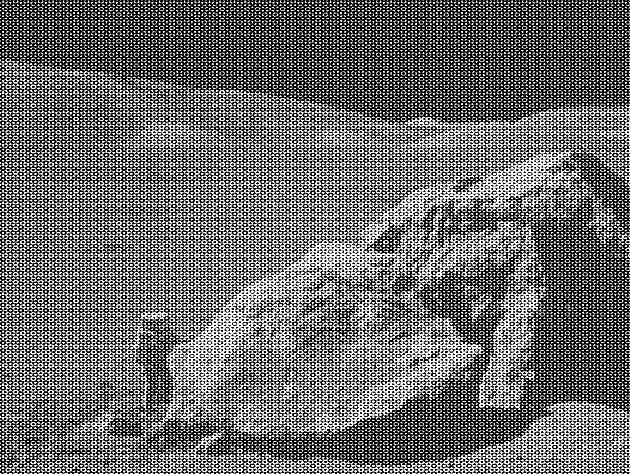
#> input picture Tasks/moonlanding.png, 630 x 474 px; its folder holds only this picture in this run
$ jupyter execute --allow-errors Algorithms.ipynb   (shell and % lines are left out)
#> lines starting #> are read from the running program, lines starting #| are printed output that depends on the picture
1\. **Maximum wind speed prediction at the Sprogø station**

The exercise goal is to predict the maximum wind speed occurring every 50 years even if no measure exists for such a period. The available data are only measured over 21 years at the Sprogø meteorological station located in Denmark.

The annual maxima are supposed to fit a normal probability density function. However such function is not going to be estimated because it gives a probability from a wind speed maxima. Finding the maximum wind speed occurring every 50 years requires the opposite approach, the result needs to be found from a defined probability. That is the quantile function role and the exercise goal will be to find it. In the current model, it is supposed that the maximum wind speed occurring every 50 years is defined as the upper 2% quantile.

By definition, the quantile function is the inverse of the cumulative distribution function. The latter describes the probability distribution of an annual maxima. In the exercise, the cumulative probability $p_i$ for a given year i is defined as $p_i = i/(N+1)$ with $N = 21$, the number of measured years. Thus it will be possible to calculate the cumulative probability of every measured wind speed maxima. From those experimental points, the scipy.interpolate module will be very useful for fitting the quantile function. Finally the 50 years maxima is going to be evaluated from the cumulative probability of the 2% quantile.

Practically, load the dataset:

```python
import numpy as np
max_speeds = np.load('max-speeds.npy')
years_nb = max_speeds.shape[0]
```

Compute then the cumulative probability $p_i$ (`cprob`) and sort the maximum speeds from the data. Use then the  UnivariateSpline from scipy.interpolate to define a quantile function and thus estimate the probabilities.

In the current model, the maximum wind speed occurring every 50 years is defined as the upper 2% quantile. As a result, the cumulative probability value will be:

```python
fifty_prob = 1. - 0.02
```

So the storm wind speed occurring every 50 years can be guessed as:

``` python
fifty_wind = quantile_func(fifty_prob)
```

[cell 1]
import numpy as np
from scipy.interpolate import UnivariateSpline
import matplotlib.pyplot as plt

#> (the rest of this cell did not finish here and is left out)

#> (a cell that did not finish here is left out)

#> (a cell that did not finish here is left out)

[cell 4]
fifty_cprob = 1-0.02
#> (the rest of this cell did not finish here and is left out)

#> (a cell that did not finish here is left out)

2\. **Curve fitting of temperature in Alaska**

The temperature extremes in Alaska for each month, starting in January, are given by (in degrees Celcius):

max:  17,  19,  21,  28,  33,  38, 37,  37,  31,  23,  19,  18

min: -62, -59, -56, -46, -32, -18, -9, -13, -25, -46, -52, -58

* Plot these temperature extremes.
* Define a function that can describe min and max temperatures.
* Fit this function to the data with scipy.optimize.curve_fit().
* Plot the result. Is the fit reasonable? If not, why?
* Is the time offset for min and max temperatures the same within the fit accuracy?

[cell 6]
months = np.arange(1,13)
max_temp = np.array([17,  19,  21,  28,  33,  38, 37,  37,  31,  23,  19,  18])
min_temp = np.array([-62, -59, -56, -46, -32, -18, -9, -13, -25, -46, -52, -58])

[cell 7]
_,ax = plt.subplots()
ax.scatter(months, min_temp, label='min')
ax.scatter(months, max_temp, label='max')
ax.set_xlabel('Months')
ax.set_ylabel('Temperature (°C)');
ax.legend();
ax.set_xticks(months)
ax.set_yticks(np.arange(-60, 41, 10))
ax.grid()
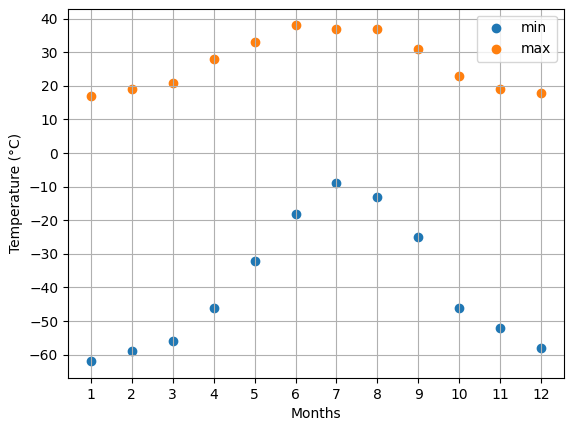
#> figure drawn by matplotlib, 1 panel

[cell 8]
from scipy import optimize

def f(time, A, w, offset, q):
    return q + A*np.cos((2*np.pi*w/time.max())*(time + offset))

# f(t) = q + Acos(2pi/T*(t+t_0))

[cell 9]
max_temp_fit, cov_max = optimize.curve_fit(f, months, max_temp)
min_temp_fit, cov_min = optimize.curve_fit(f, months, min_temp)

[cell 10]
days = np.linspace(1,12,365)

_,ax = plt.subplots()
ax.scatter(months, min_temp, label='min')
ax.plot(days, f(days, *min_temp_fit), color='blue')
ax.scatter(months, max_temp, label='max')
ax.plot(days, f(days, *max_temp_fit), color='orange')

ax.set_xlabel('Months')
ax.set_ylabel('Temperature (°C)');
ax.legend();
ax.set_xticks(months)
ax.set_yticks(np.arange(-60, 41, 10))
ax.grid()
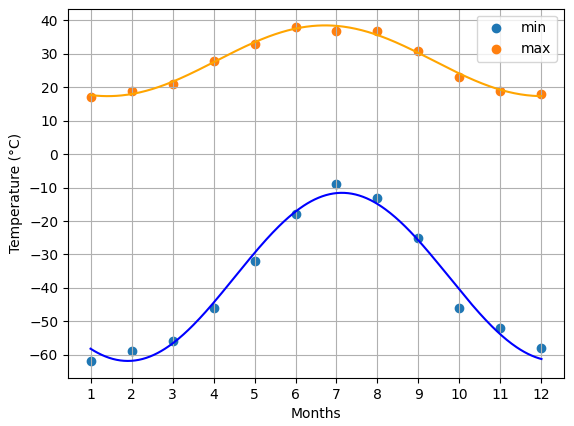
#> figure drawn by matplotlib, 1 panel; curve peaks at x = 7.13, y = -11.56; curve peaks at x = 6.71, y = 38.53

[cell 11]
(max_temp_fit[2]%12-min_temp_fit[2]%12)*365/12

#the time offsets differ each other by about 5 days

3\. **2D minimization of a six-hump camelback function**

$$
f(x,y) = \left(4-2.1x^2+\frac{x^4}{3} \right) x^2 +xy + (4y^2 -4)y^2
$$

has multiple global and local minima. Find the global minima of this function.

Hints:

* Variables can be restricted to $-2 < x < 2$ and $-1 < y < 1$.
* Use numpy.meshgrid() and pylab.imshow() to find visually the regions.
* Use scipy.optimize.minimize(), optionally trying out several of its methods.

How many global minima are there, and what is the function value at those points? What happens for an initial guess of $(x, y) = (0, 0)$ ?

[cell 12]
def f(x):
    x, y = x[0], x[1]
    return (4-2.1*x**2+x**4/3)*x**2 + x*y + (4*y**2 - 4)*y**2

[cell 13]
X = np.linspace(-2, 2, 100)
Y = np.linspace(-1,1,100)

x,y = np.meshgrid(X,Y)

plt.figure()
plt.imshow(f([x,y]), extent=(-2,2,-1,1), cmap = 'rainbow')
plt.colorbar();
plt.title('f(x,y)');
plt.xlabel('x')
plt.ylabel('y')
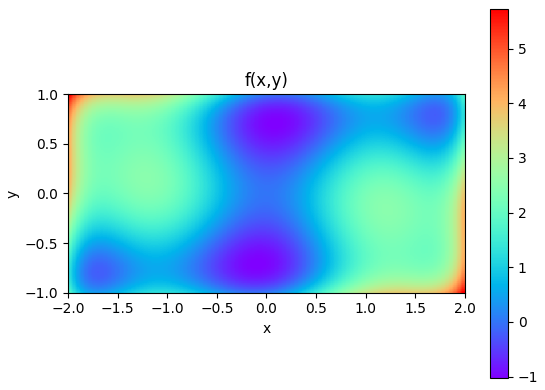
#> figure drawn by matplotlib, 2 panels

[cell 14]
global_minimums = [optimize.minimize(f, (0,-0.7)).x, optimize.minimize(f, (0, 0.7)).x]
local_minimum = optimize.minimize(f, (0,0)).x

[cell 15]
plt.figure()
plt.imshow(f([x,y]), extent=(-2,2,-1,1), cmap = 'rainbow')
plt.colorbar();
plt.title('f(x,y)');
plt.xlabel('x')
plt.ylabel('y')
plt.scatter(global_minimums[0][0], global_minimums[0][1], color = 'black')
plt.scatter(global_minimums[1][0], global_minimums[1][1], color = 'black')
plt.scatter(local_minimum[0], local_minimum[1], color = 'r');

[cell 16]
print('The global minimums are in ', global_minimums[0], " and ", global_minimums[1])
print('where the function assumes for both the values ', round(f(global_minimums[0]), 4))

4\. **FFT of a simple dataset**

Performe a periodicity analysis on the lynxs-hares population

[cell 17]
from scipy import fftpack

#> (the rest of this cell did not finish here and is left out)

#> (a cell that did not finish here is left out)

[cell 19]
plt.figure()
#> (the rest of this cell did not finish here and is left out)

#> (a cell that did not finish here is left out)

5\. **FFT of an image**

* Examine the provided image `moonlanding.png`, which is heavily contaminated with periodic noise. In this exercise, we aim to clean up the noise using the Fast Fourier Transform.
* Load the image using pylab.imread().
* Find and use the 2-D FFT function in scipy.fftpack, and plot the spectrum (Fourier transform of) the image. Do you have any trouble visualising the spectrum? If so, why?
* The spectrum consists of high and low frequency components. The noise is contained in the high-frequency part of the spectrum, so set some of those components to zero (use array slicing).
* Apply the inverse Fourier transform to see the resulting image.

[cell 21]
from pylab import imread

data = imread('moonlanding.png')
#> data is the input picture: shape (474, 630) float32; min 0, max 1, mean 0.424

plt.figure()
plt.imshow(data, cmap='gray');

[cell 22]
#FT
ft = fftpack.fft2(data)

[cell 23]
plt.figure()
plt.imshow(np.abs(ft))
plt.colorbar()
#we can't see anything because the otlier are much grater than the other points: we have to rescale!
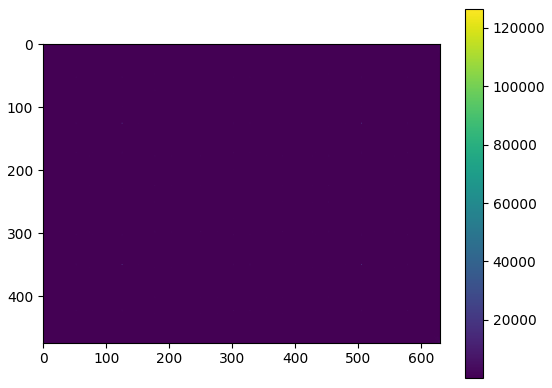
#> figure drawn by matplotlib, 2 panels

[cell 24]
def plot_spectrum(ft):
    plt.figure()
    plt.imshow(np.log(np.abs(ft)), cmap='rainbow')
    plt.colorbar()

[cell 25]
plot_spectrum(ft)
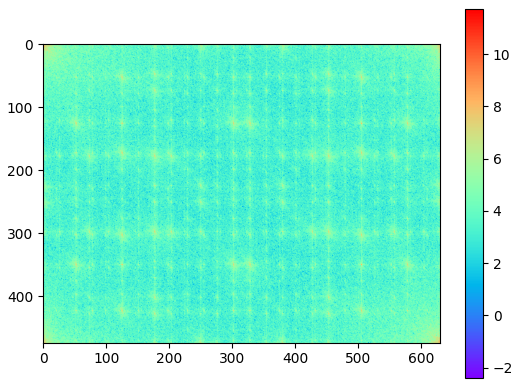
#> figure drawn by matplotlib, 2 panels

[cell 26]
#keep only angles (low frequencies!)
fraction = 0.1
ft_copy = ft.copy()
r,c = ft_copy.shape
#> r = 474; c = 630
ft_copy[int(r*fraction):int(r*(1-fraction))] = 0
ft_copy[:, int(c*fraction):int(c*(1-fraction))] = 0

[cell 27]
plot_spectrum(ft_copy)
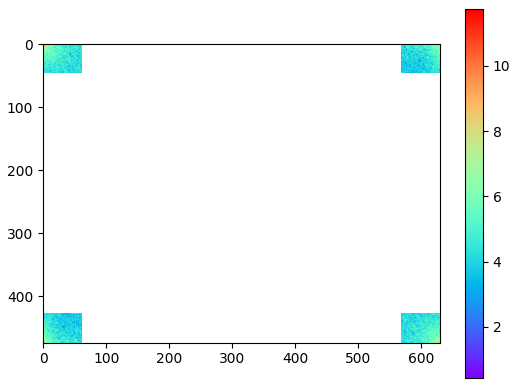
#> figure drawn by matplotlib, 2 panels

[cell 28]
plt.figure(figsize=(16,9))

plt.subplot(2,2,1)
plt.imshow(data, cmap='gray')

plt.subplot(2,2,2)
plt.imshow(fftpack.ifft2(ft_copy).real, cmap = 'gray')
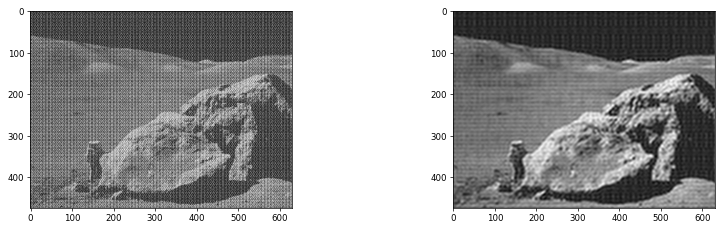
#> figure drawn by matplotlib, 2 panels
